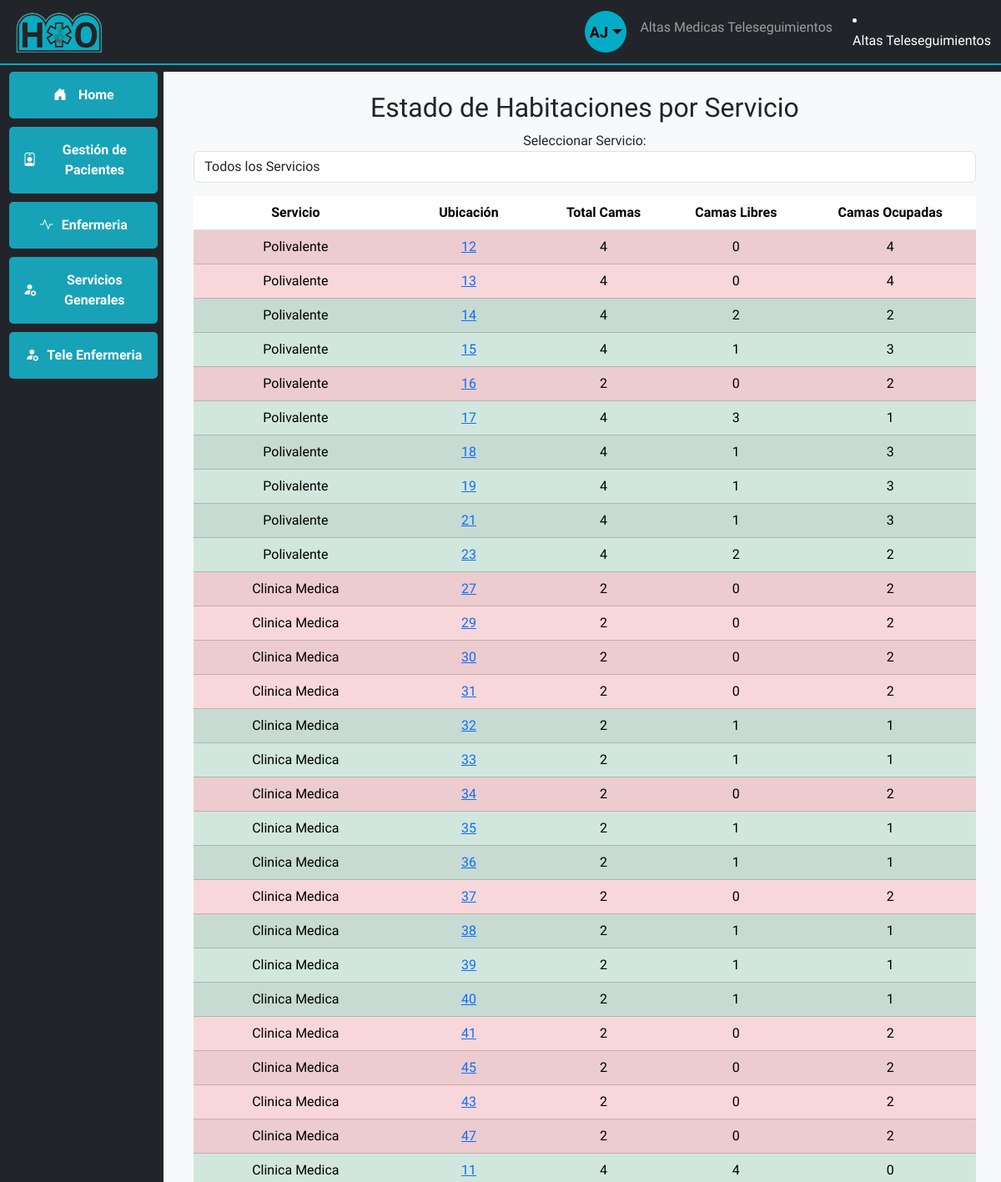
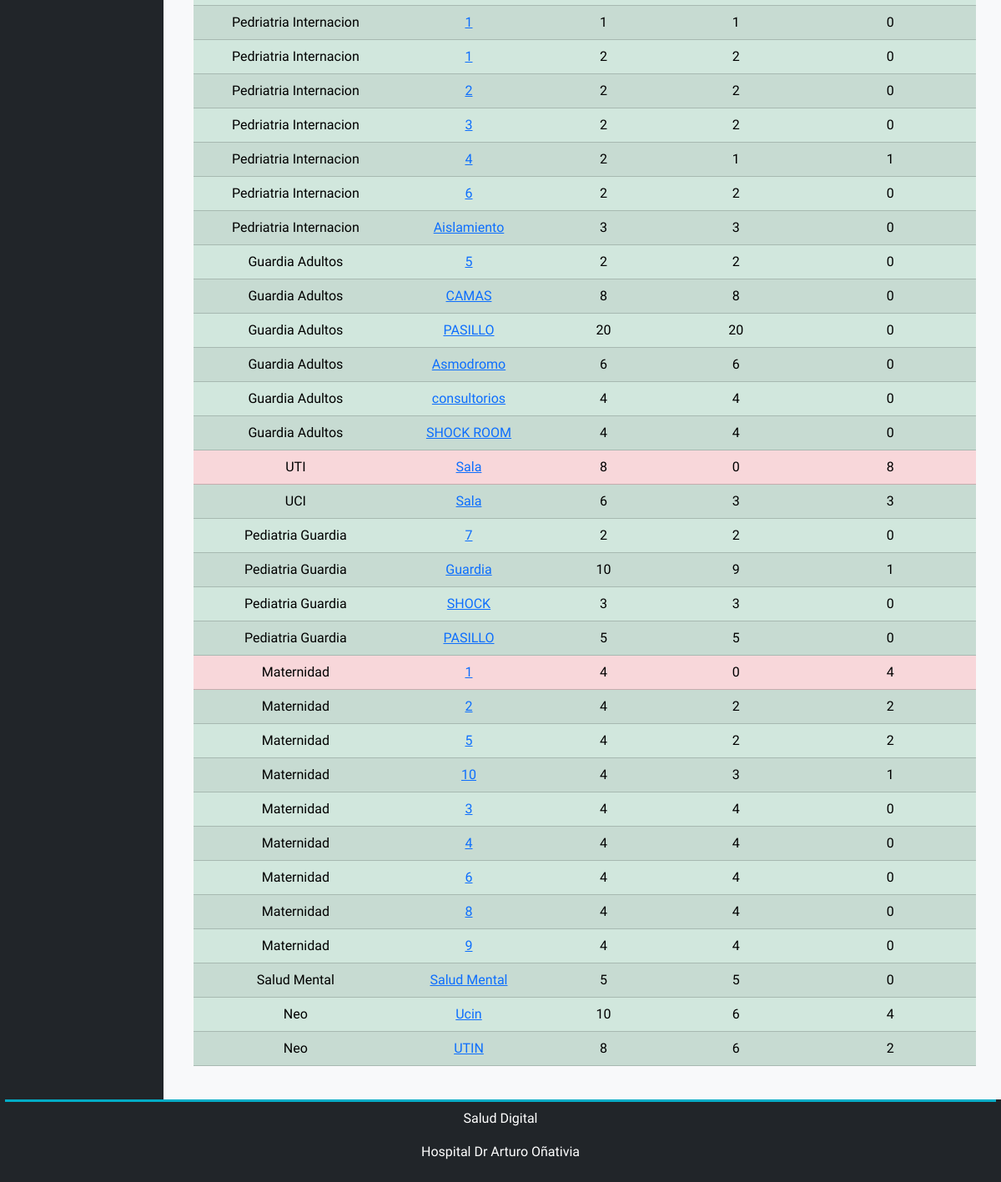
The page /habitaciones-por-servicio/ (signed in) on the database its author committed (2 pictures, top to bottom).
### users/models.py (models this page shows, shortened)
class User(AbstractUser, PermissionsMixin):
    first_name = None  # Sobrescribir el campo first_name de AbstractUser
    last_name = None   # Sobrescribir el campo last_name de AbstractUser
    username = None
    name = models.CharField(
        gettext_lazy('First name'), max_length=30, blank=False, null=False
    )
    lastname = models.CharField(
        gettext_lazy('Last name'), max_length=30, blank=False, null=False
    )
    cellphone = models.CharField(
        gettext_lazy('Cellphone'), max_length=10, blank=True, null=True
    )
    email = models.EmailField(
        gettext_lazy('Email'), max_length=254, unique=True, null=False
    )
    uuid = models.UUIDField(unique=True, default=uuid.uuid4, editable=False)
    date_joined = models.DateTimeField(gettext_lazy('Date joined'), auto_now_add=True)
    is_staff = models.BooleanField(gettext_lazy('Staff'), default=False, help_text=gettext_lazy('Designates whether the user can log into this admin site.'))
    is_active = models.BooleanField(gettext_lazy('Active'), default=False)
    servicio = models.CharField(gettext_lazy('Service'), max_length=30, blank=True, null=True)
    cargo = models.CharField(gettext_lazy('Cargo'), max_length=30, blank=True, null=True)
    objects = UserManager()
    USERNAME_FIELD = "email"
    REQUIRED_FIELDS = ["name", "lastname"]
    class Meta:
        verbose_name = gettext_lazy('user')
        verbose_name_plural = gettext_lazy('users')

### gestioncamas/models.py (models this page shows, shortened)
class Servicio(models.Model):
    nombre = models.CharField(max_length=100)
    descripcion = models.TextField()
    color_identificativo = models.CharField(max_length=7)
    orden_visualizacion = models.IntegerField()
    capacidad_total = models.IntegerField()
    nivel_alerta_ocupacion = models.IntegerField()
    activo = models.BooleanField(default=True)
    created_at = models.DateTimeField(auto_now_add=True)
    updated_at = models.DateTimeField(auto_now=True)

class Ubicacion(models.Model):
    TIPO_CHOICES = [("HABITACION", "Habitación"), ("AREA", "Área")]
    servicio = models.ForeignKey(Servicio, on_delete=models.CASCADE)
    nombre = models.CharField(max_length=100)
    tipo = models.CharField(choices=TIPO_CHOICES, max_length=10)
    capacidad = models.IntegerField()
    notas = models.TextField(blank=True)
    activo = models.BooleanField(default=True)
    created_at = models.DateTimeField(auto_now_add=True)
    updated_at = models.DateTimeField(auto_now=True)

### gestioncamas/views.py (the view)
@login_required
def habitaciones_por_servicio(request):
    servicios = Servicio.objects.all()
    data = []
    for servicio in servicios:
        ubicaciones = (
            servicio.ubicacion_set.all()
        )  # Obtener todas las ubicaciones asociadas al servicio
        for ubicacion in ubicaciones:
            camas = ubicacion.cama_set.all()  # Obtener todas las camas de la ubicación
            total_camas = camas.count()
            camas_libres = camas.filter(estado="LIBRE").count()
            camas_ocupadas = total_camas - camas_libres
            if camas_libres > 0:
                color = "green"  # Hay camas libres
            else:
                color = "red"  # Todas las camas están ocupadas
            data.append(
                {
                    "servicio": servicio,
                    "ubicacion": ubicacion,
                    "total_camas": total_camas,
                    "camas_libres": camas_libres,
                    "camas_ocupadas": camas_ocupadas,
                    "color": color,
                }
            )
    return render(
        request,
        "gestioncamas/habitaciones_por_servicio.html",
        {"data": data, "servicios": servicios},
    )

### gestioncamas/templates/gestioncamas/habitaciones_por_servicio.html (shortened to what this page needs)
{% extends 'base.html' %}  {% block main_content %}
<div class="container">
  <h2>Estado de Habitaciones por Servicio</h2>
  <div class="form-group">
    <label for="servicio">Seleccionar Servicio:</label>
    <select name="servicio" id="servicio" class="form-control">
      <option value="">Todos los Servicios</option>
    </select>
  </div>
  <table class="table table-striped mt-3" id="estado-habitaciones">
    <thead>
      <tr>
        <th>Servicio</th>
        <th>Ubicación</th>
        <th>Total Camas</th>
        <th>Camas Libres</th>
        <th>Camas Ocupadas</th>
      </tr>
    </thead>
    <tbody>
      {% for item in data %}
      <tr
        class="fila-servicio {% if item.camas_libres == 0 %} table-danger {% elif item.camas_libres > 0 %} table-success {% else %} table-warning {% endif %}"
        data-servicio-id="{{ item.servicio.id }}"
      >
        <td>{{ item.servicio.nombre }}</td>
        <td>
          <a href="{% url 'ubicacion_detalle' item.ubicacion.id %}"
            >{{ item.ubicacion.nombre }}</a
          >
        </td>
        <td>{{ item.total_camas }}</td>
        <td>{{ item.camas_libres }}</td>
        <td>{{ item.camas_ocupadas }}</td>
      </tr>
      {% endfor %}
    </tbody>
  </table>
</div>
{% endblock %}

### templates/base.html (shortened to what this page needs)
{% load static %}
<!DOCTYPE html>
<html lang="en">
<head>
  <link href="https://cdn.jsdelivr.net/npm/bootstrap@5.3.3/dist/css/bootstrap.min.css" rel="stylesheet"
 />
  <link rel="stylesheet" href="https://cdn.jsdelivr.net/npm/bootstrap-icons@1.11.3/font/bootstrap-icons.min.css" />
  <link rel="stylesheet" href="{% static 'css/style.css' %}" />
</head>
<body class="bg-dark">
  <nav class="navbar navbar-dark bg-dark navbar-expand-lg fixed-top custom-border-bottom mr-1">
    <div class="container-fluid">
      <a class="navbar-brand" href="#"><img src="{% static 'imagenes/icono.png' %}" alt="" size="100" height="50" /></a>
      <div class="offcanvas offcanvas-end text-bg-dark" tabindex="-1" id="offcanvasDarkNavbar"
        aria-labelledby="offcanvasDarkNavbarLabel">
        <div class="offcanvas-body">
          <ul class="navbar-nav justify-content-end flex-grow-1 pe-3">
            <li class="nav-item mx-lg-2 d-lg-block d-none ms-auto" style="list-style: none;">
              <div class="dropdown">
                <div class="user-circle dropdown-toggle" type="button" data-bs-toggle="dropdown" aria-expanded="false">
                  <span id="userInitials" class="user-initials">
                    {% if user.is_authenticated %}
                    {{ user.name|slice:":1" }}{{ user.lastname|slice:":1" }}
                    {% else %}
                    HO
                    {% endif %}
                  </span>
                </div>
              </div>
            </li>
            <li class="nav-item d-lg-none">
              <li>
                <a href="{% url 'teleenfermeria:altasmedicasseguimientos' %}" class="nav-link"> Altas Medicas Teleseguimientos</a>
            </ul>
            <li>
              <a href="{% url 'teleenfermeria:altasteleseguimientos' %}" class="nav-link"> Altas Teleseguimientos</a>
            </li>
        </div>
      </div>
    </div>
  </nav>
  <main class="main-content">
    <div class="row max-expanded-width mg-auto flex-grow">
      <div class="menu col-sm-3 col-lg-2 bg-dark d-none d-lg-block text-center align-items-center">
        <div class="box align-items-center justify-content-center">
          <a href="{% url 'gestioncamas:dashboard' %}" class="text-decoration-none text-white w-100">
            <i class="bi bi-house-door-fill"></i> Home
          </a>
        </div>
        <div class="box align-items-center justify-content-center" id="Servicios" onclick="submenu('subServicios')">
          <i class="bi bi-person-badge"></i> Gestión de Pacientes
        </div>
        <div class="box align-items-center justify-content-center w-100" id="Enfermeria"
          onclick="submenu('subEnfermeria')">
          <i class="bi bi-activity"></i> Enfermeria
        </div>
        <div class="box align-items-center justify-content-center w-100" id="serviciosGenerales"
          onclick="submenu('subServiciosGenerales')">
          <i class="bi bi-person-fill-gear"></i> Servicios Generales
        </div>
        <div class="box align-items-center justify-content-center w-100" id="teleenfermeria"
          onclick="submenu('subTeleenfermeria')">
          <i class="bi bi-person-fill-gear"></i> Tele Enfermeria
        </div>
      </div>
      <div class="contenido-principal col-m-12 col-lg-10 bg-light align-items-center">
        <div class="row max-expanded-width mg-auto flex-grow text-center">
          <div class="container p-4">
            {% block main_content %} {% endblock %}
          </div>
        </div>
      </div>
    </div>
  </main>
  <footer class="bg-dark text-center">
    <div class="text-white">
      <p>Salud Digital</p>
      <p>Hospital Dr Arturo Oñativia</p>
    </div>
  </footer>
</body>
</html>

### static/css/style.css (style rules this page uses)
html, body { height: 100%; margin: 0.2rem; font-family: "Roboto Condensed", sans-serif; }
body { display: flex; flex-direction: column; }
main { flex-grow: 1; display: flex; flex-direction: column; }
.row.max-expanded-width { flex-grow: 1; display: flex; }
.col-sm-3, .col-lg-2 { height: 100%; }
.box { width: 100%; padding: 1rem; background-color: #17a2b8; color: white; margin-left: 5px; border-radius: 5px; margin-bottom: 10px; font-size: 1rem; font-weight: 600; text-align: center; cursor: pointer; display: flex; align-items: center; justify-content: center; transition: background-color 0.3s ease; }
.box i { margin-right: 10px; }
footer { padding: 0.5rem; margin: 0; border-top: solid 3px #02ACC6; }
.main-content { margin-top: 5rem; }
.custom-border-bottom { border-bottom: 2px solid #02ACC6; }
.user-circle { width: 50px; height: 50px; border-radius: 50%; background-color: #02ACC6; display: flex; justify-content: center; align-items: center; font-size: 20px; color: black; font-weight: bold; cursor: pointer; }
.user-initials { text-transform: uppercase; font-size: 18px; }

### rows shown on the page
User: name "A", lastname "J"
Servicio: servicio.nombre "Polivalente", ubicacion.nombre "12", total_camas "4", camas_libres "0", camas_ocupadas "4", ubicacion.nombre "13", ubicacion.nombre "14", camas_libres "2", camas_ocupadas "2", ubicacion.nombre "15", camas_libres "1", camas_ocupadas "3", ubicacion.nombre "16", total_camas "2", ubicacion.nombre "17", camas_libres "3", camas_ocupadas "1", ubicacion.nombre "18", ubicacion.nombre "19", ubicacion.nombre "21", ubicacion.nombre "23"
Servicio: servicio.nombre "Clinica Medica", ubicacion.nombre "27", total_camas "2", camas_libres "0", camas_ocupadas "2", ubicacion.nombre "29", ubicacion.nombre "30", ubicacion.nombre "31", ubicacion.nombre "32", camas_libres "1", camas_ocupadas "1", ubicacion.nombre "33", ubicacion.nombre "34", ubicacion.nombre "35", ubicacion.nombre "36", ubicacion.nombre "37", ubicacion.nombre "38", ubicacion.nombre "39", ubicacion.nombre "40", ubicacion.nombre "41", ubicacion.nombre "45", ubicacion.nombre "43", ubicacion.nombre "47", ubicacion.nombre "11", total_camas "4", camas_libres "4", camas_ocupadas "0"
Servicio: servicio.nombre "Pedriatria Internacion", ubicacion.nombre "1", total_camas "1", camas_libres "1", camas_ocupadas "0", total_camas "2", camas_libres "2", ubicacion.nombre "2", ubicacion.nombre "3", ubicacion.nombre "4", camas_ocupadas "1", ubicacion.nombre "6", ubicacion.nombre "Aislamiento", total_camas "3", camas_libres "3"
Servicio: servicio.nombre "Guardia Adultos", ubicacion.nombre "5", total_camas "2", camas_libres "2", camas_ocupadas "0", ubicacion.nombre "CAMAS", total_camas "8", camas_libres "8", ubicacion.nombre "PASILLO", total_camas "20", camas_libres "20", ubicacion.nombre "Asmodromo", total_camas "6", camas_libres "6", ubicacion.nombre "consultorios", total_camas "4", camas_libres "4", ubicacion.nombre "SHOCK ROOM"
Servicio: servicio.nombre "UTI", ubicacion.nombre "Sala", total_camas "8", camas_libres "0", camas_ocupadas "8"
Servicio: servicio.nombre "UCI", ubicacion.nombre "Sala", total_camas "6", camas_libres "3", camas_ocupadas "3"
Servicio: servicio.nombre "Pediatria Guardia", ubicacion.nombre "7", total_camas "2", camas_libres "2", camas_ocupadas "0", ubicacion.nombre "Guardia", total_camas "10", camas_libres "9", camas_ocupadas "1", ubicacion.nombre "SHOCK", total_camas "3", camas_libres "3", ubicacion.nombre "PASILLO", total_camas "5", camas_libres "5"
Servicio: servicio.nombre "Maternidad", ubicacion.nombre "1", total_camas "4", camas_libres "0", camas_ocupadas "4", ubicacion.nombre "2", camas_libres "2", camas_ocupadas "2", ubicacion.nombre "5", ubicacion.nombre "10", camas_libres "3", camas_ocupadas "1", ubicacion.nombre "3", camas_libres "4", camas_ocupadas "0", ubicacion.nombre "4", ubicacion.nombre "6", ubicacion.nombre "8", ubicacion.nombre "9"
Servicio: servicio.nombre "Salud Mental", ubicacion.nombre "Salud Mental", total_camas "5", camas_libres "5", camas_ocupadas "0"
Servicio: servicio.nombre "Neo", ubicacion.nombre "Ucin", total_camas "10", camas_libres "6", camas_ocupadas "4", ubicacion.nombre "UTIN", total_camas "8", camas_ocupadas "2"
